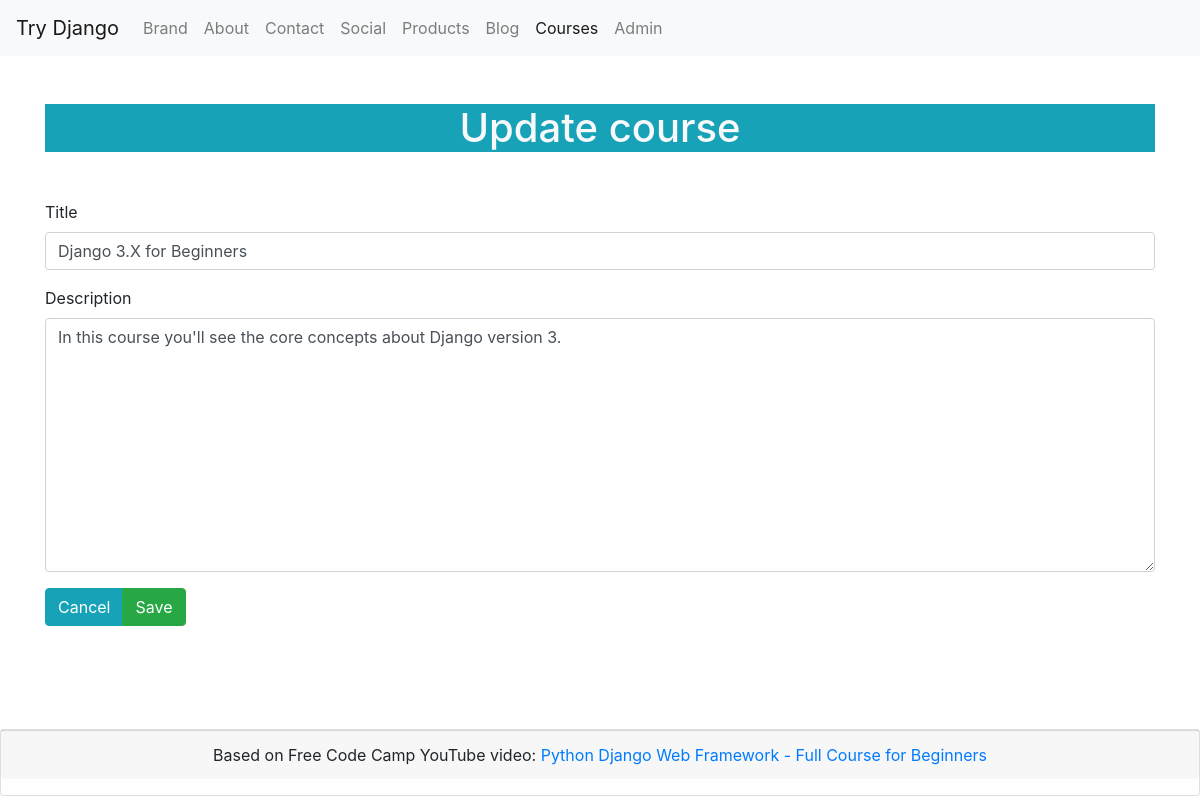
The page /courses/1/update/ (signed in) on the database as committed earlier.
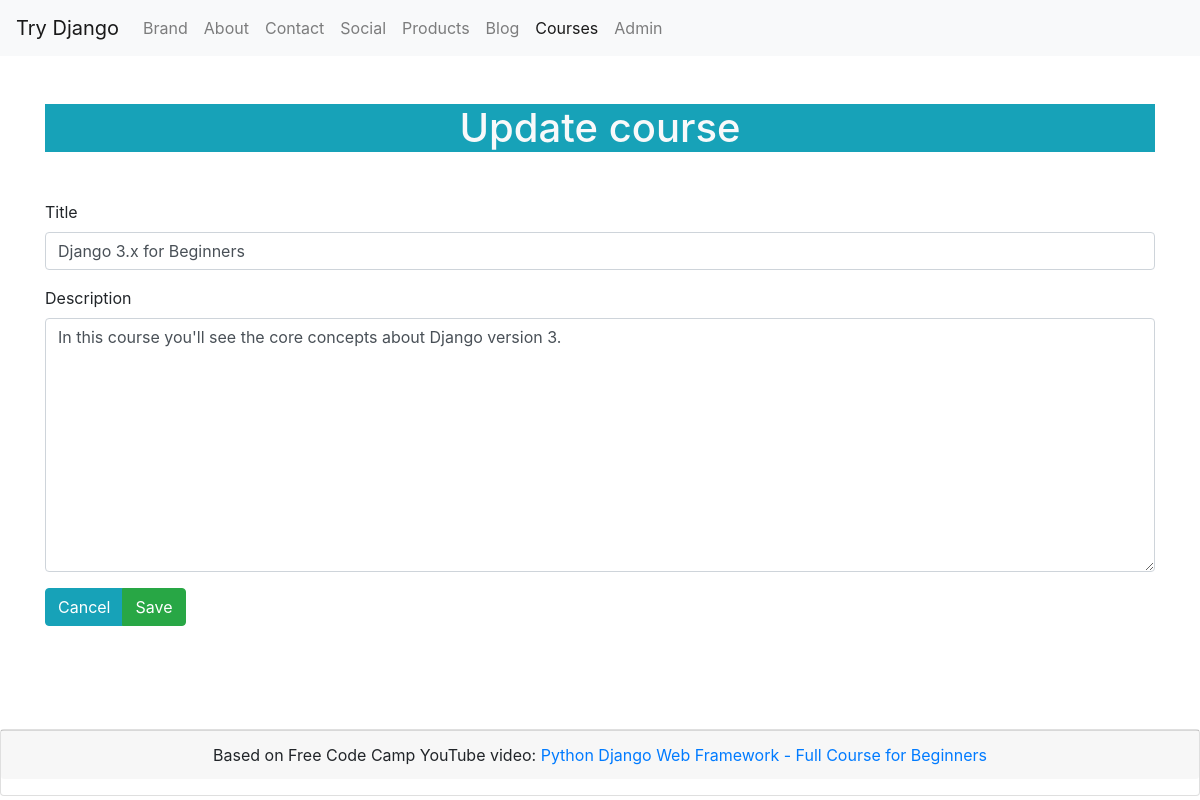
The same page on the database as committed later.
### courses/models.py (models this page shows, shortened)
class Course(models.Model):
    title = models.CharField(max_length=120)
    description = models.CharField(max_length=300, null=True)

### courses/views.py (the view, shortened to what this page needs)
class CourseCreateUpdateView(CourseFormView, View):
    page_title = ''
    template_name = 'course_form.html'
    def get(self, request, *args, **kwargs):
        form = self.get_form(request)
        context = {
            'form': form,
            'page_title': self.page_title,
        }
        return render(request, self.template_name, context)

### courses/forms.py (shortened to what this page needs)
class CourseForm(forms.ModelForm):
    title = forms.CharField(max_length=120, widget=forms.TextInput(attrs={
        'class': 'form-control'
    }))
    description = forms.CharField(max_length=500, widget=forms.Textarea(attrs={
        'class': 'form-control'
    }))
    class Meta:
        model = Course
        fields = '__all__'

### courses/views.py (called while the page is built)
    def get_object_instance(self):
        course_id = self.kwargs.get('course_id')
        return get_object_or_404(Course, id=course_id)

    def get_form(self, request):
        course_id = self.kwargs.get('course_id')
        if course_id:
            course_object = self.get_object_instance()
            form = {
                'GET': CourseForm(instance=course_object),
                'POST': CourseForm(request.POST, instance=course_object)
            }
            return form[request.method]
        else:
            form = {
                'GET': CourseForm(),
                'POST': CourseForm(request.POST)
            }
            return form[request.method]

### courses/templates/course_form.html (shortened to what this page needs)
{% extends 'base.html' %}
{% block content %}
<h1 class="text-center text-light bg-info my-5">{{page_title}}</h1>
<form method="post">
    {% for field in form %}
        <div class="form-group">
            <label id="{{field.id_for_label}}">{{field.label}}</label>
            {{field}}
        </div>
    {% endfor %}
    <p class="btn-group">
        <a href="{% url 'courses:index' %}" class="btn btn-info">Cancel</a>
        <input type="submit" value="Save" class="btn btn-success"/>
    </p>
</form>
{% endblock content %}

Rows that differ between the two databases and show on the page:
changed Course "In this course you'll see the core concepts about Django version 3.": title "Django 3.X for Beginners" → "Django 3.x for Beginners"
